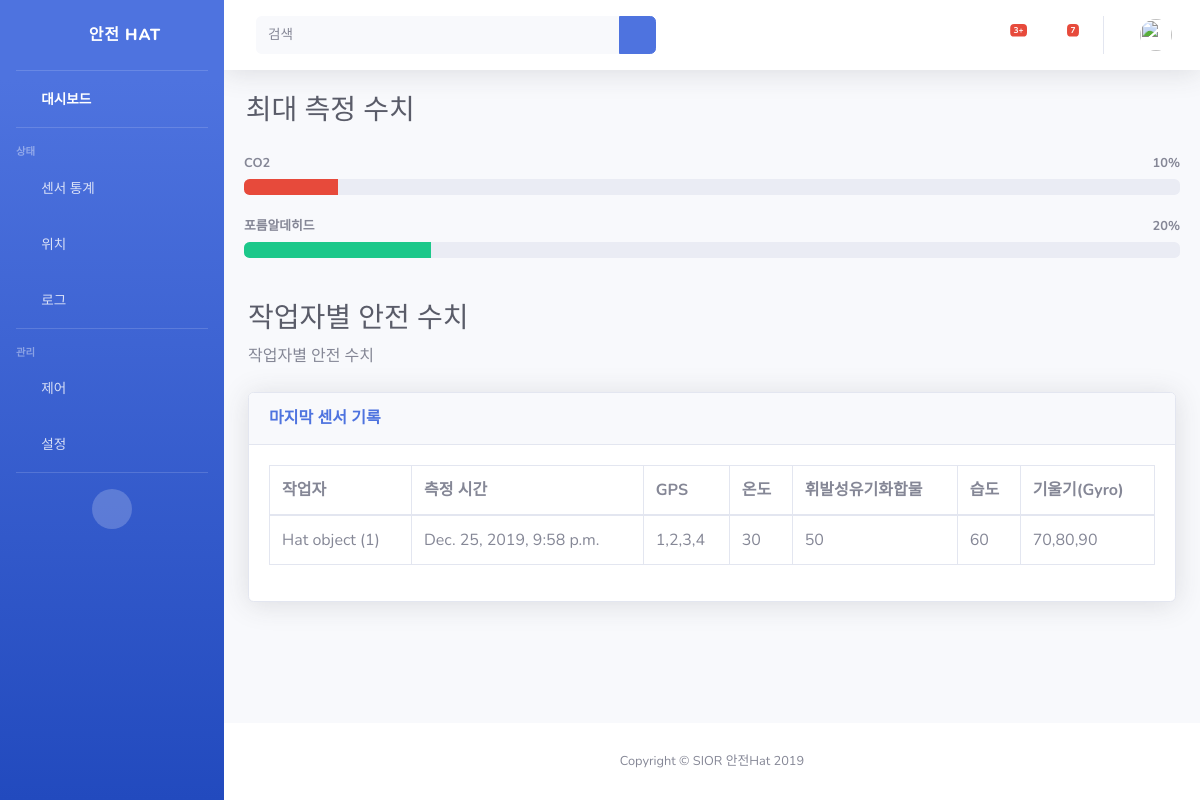
The app's page /home/statistics, older data.
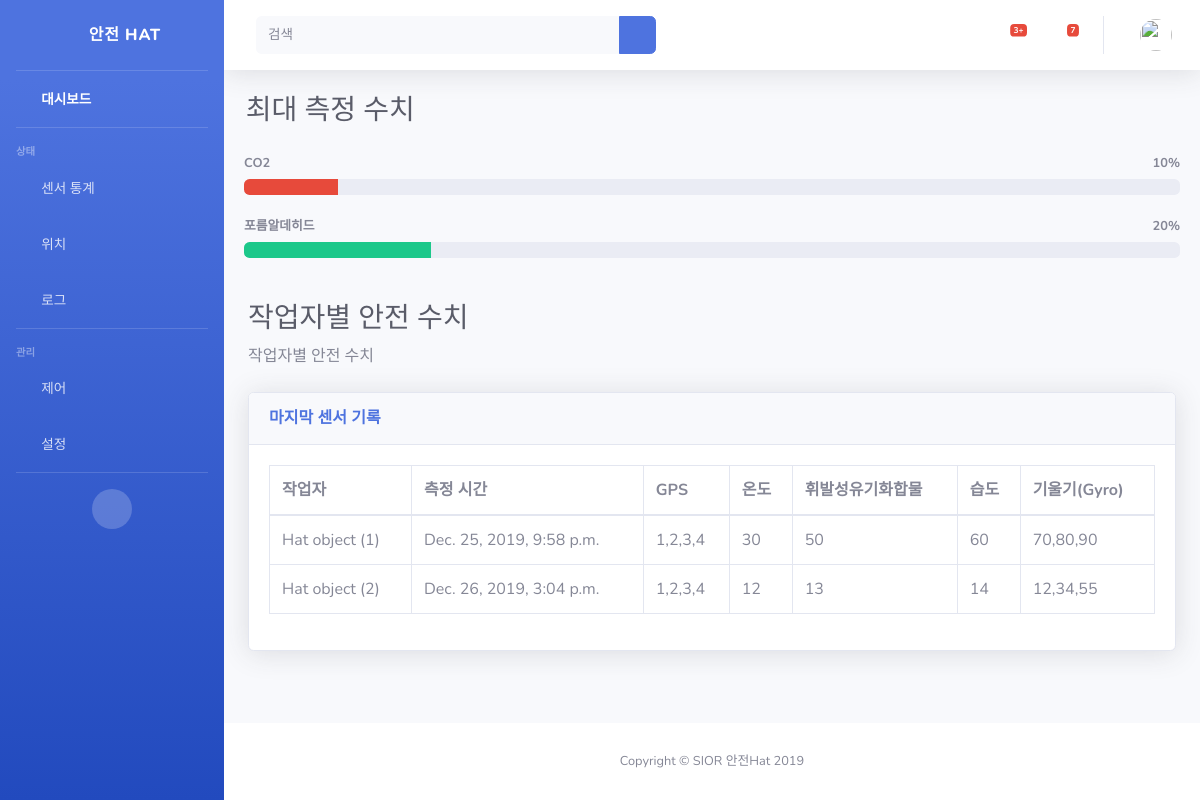
The same page, newer data.
### dashboard/models.py (models this page shows)
class SensorValue(models.Model):
    owner = models.ForeignKey(Hat, on_delete=models.CASCADE)        # 센서 값 소유자
    recordtime = models.DateTimeField(auto_now_add=True)            # 센서 값 기록 시간
    gps = models.CharField(max_length = MAX_LEN, null = True, blank = True) # GPS값
    temperature = models.IntegerField(null = True, blank = True)    # 온도 값
    voc = models.IntegerField(null = True, blank = True)            # voc 값
    humid = models.IntegerField(null = True, blank = True)          # 습도 값
    gyro = models.CharField(max_length = MAX_LEN, null = True, blank = True)    # 자이로 센서 값

class Hat(models.Model):
    id = models.AutoField(primary_key = True)
    user_name = models.CharField(max_length = 50)
    employee_id = models.CharField(max_length = 100, null = True)
    phone_number = models.CharField(max_length = 20, null = True)
    job_position = models.CharField(max_length = MAX_LEN, null = True)
    last_location_gps_lat = models.CharField(max_length = MAX_LEN, null = True, blank = True)
    last_location_gps_lng = models.CharField(max_length = MAX_LEN, null = True, blank = True)
    last_location_str = models.CharField(max_length = MAX_LEN, null = True, blank = True)
    last_connect_date = models.DateTimeField(null = True, blank = True)

### dashboard/views.py (the view)
# urls.py: path('statistics', views.statistics)
def statistics(request):
    SensorValues = SensorValue.objects
    max_temperature = SensorValue.objects.all().aggregate(Max('temperature'))
    return render(request, 'statistics.html', {'SensorValues' : SensorValues})

### dashboard/templates/statistics.html (shortened to what this page needs)
{% extends "base.html" %}
{% load static %}
{% block content %}
<h1 class="h3 mb-2 text-gray-800"> &nbsp&nbsp&nbsp최대 측정 수치</h1>
<div class="card-body">
    <div>
      {% with max_co2=10 %}
      <h4 class="small font-weight-bold">CO2 <span class="float-right">{{max_co2}}%</span></h4>
      <div class="progress mb-4">
      {% if co2 < 20 %}
        <div class="progress-bar bg-normal" role="progressbar" style="width: {{max_co2}}%" aria-valuenow="20"
          aria-valuemin="0" aria-valuemax="100"></div>
      {% elif co2 < 40 %}
      <div class="progress-bar bg-success" role="progressbar" style="width: {{max_co2}}%" aria-valuenow="20"
      aria-valuemin="0" aria-valuemax="100"></div>
      {% elif co2 < 60 %}
      <div class="progress-bar bg-info" role="progressbar" style="width: {{max_co2}}%" aria-valuenow="20"
      aria-valuemin="0" aria-valuemax="100"></div>
      {% elif co2 < 80 %}
      <div class="progress-bar bg-warning" role="progressbar" style="width: {{max_co2}}%" aria-valuenow="20"
      aria-valuemin="0" aria-valuemax="100"></div>
      {% else %}
      <div class="progress-bar bg-danger" role="progressbar" style="width: {{max_co2}}%" aria-valuenow="20"
      aria-valuemin="0" aria-valuemax="100"></div>
      {% endif %}
      {% endwith %}
    </div>
    </div>
    <div>
      {% with co2=20 %}
      <h4 class="small font-weight-bold">포름알데히드 <span class="float-right">{{co2}}%</span></h4>
      <div class="progress mb-4">
      {% if co2 < 20 %}
        <div class="progress-bar bg-normal" role="progressbar" style="width: {{co2}}%" aria-valuenow="20"
          aria-valuemin="0" aria-valuemax="100"></div>
      {% elif co2 < 40 %}
      <div class="progress-bar bg-success" role="progressbar" style="width: {{co2}}%" aria-valuenow="20"
      aria-valuemin="0" aria-valuemax="100"></div>
      {% elif co2 < 60 %}
      <div class="progress-bar bg-info" role="progressbar" style="width: {{co2}}%" aria-valuenow="20"
      aria-valuemin="0" aria-valuemax="100"></div>
      {% elif co2 < 80 %}
      <div class="progress-bar bg-warning" role="progressbar" style="width: {{co2}}%" aria-valuenow="20"
      aria-valuemin="0" aria-valuemax="100"></div>
      {% else %}
      <div class="progress-bar bg-danger" role="progressbar" style="width: {{co2}}%" aria-valuenow="20"
      aria-valuemin="0" aria-valuemax="100"></div>
      {% endif %}
    </div>
    {% endwith %}
    </div>
  </div>
  <div class="container-fluid">
    <h1 class="h3 mb-2 text-gray-800">작업자별 안전 수치</h1>
    <p class="mb-4">작업자별 안전 수치</p>
    <div class="card shadow mb-4">
      <div class="card-header py-3">
        <h6 class="m-0 font-weight-bold text-primary">마지막 센서 기록</h6>
      </div>
      <div class="card-body">
        <div class="table-responsive">
          <table class="table table-bordered" id="dataTable" width="100%" cellspacing="1">
            <thead>
              <tr>
                <th>작업자</th>
                <th>측정 시간</th>
                <th>GPS</th>
                <th>온도</th>
                <th>휘발성유기화합물</th>
                <th>습도</th>
                <th>기울기(Gyro)</th>
              </tr>
            </thead>
            <tbody>
              {% for SensorValue in SensorValues.all %}
              <tr>
                <td>{{SensorValue.owner}}</td>
                <td>{{SensorValue.recordtime}}</td>
                <td>{{SensorValue.gps}}</td>
                <td>{{SensorValue.temperature}}</td>
                <td>{{SensorValue.voc}}</td>
                <td>{{SensorValue.humid}}</td>
                <td>{{SensorValue.gyro}}</td>
              </tr>
              {% endfor %}
            </tbody>
          </table>
        </div>
      </div>
    </div>
  </div>
</div>
{% endblock %}

### dashboard/templates/base.html (shortened to what this page needs)
{% load static %}
<!DOCTYPE html>
<html lang="kr">
<head>
  <link href="{% static 'vendor/fontawesome-free/css/all.min.css' %}" rel="stylesheet" type="text/css">
  <link href="{% static 'css/sb-admin-2.min.css' %}" rel="stylesheet">
</head>
<body id="page-top">
  <div id="wrapper">
  <ul class="navbar-nav bg-gradient-primary sidebar sidebar-dark accordion" id="accordionSidebar">
    <a class="sidebar-brand d-flex align-items-center justify-content-center" href="/">
      <div class="sidebar-brand-icon rotate-n-15">
        <i class="fas fa-laugh-wink"></i>
      </div>
      <div class="sidebar-brand-text mx-3">안전 Hat</div>
    </a>
    <hr class="sidebar-divider my-0">
    <li class="nav-item active">
      <a class="nav-link" href="/">
        <i class="fas fa-fw fa-tachometer-alt"></i>
        <span>대시보드</span></a>
    </li>
    <hr class="sidebar-divider">
    <div class="sidebar-heading">
      상태
    </div>
    <li class="nav-item">
      <a class="nav-link" href="statistics">
        <i class="fas fa-fw fa-chart-area"></i>
        <span>센서 통계</span></a>
    </li>
    <li class="nav-item">
      <a class="nav-link" href="location">
        <i class="fas fa-fw fa-table"></i>
        <span>위치</span></a>
    </li>
    <li class="nav-item">
      <a class="nav-link" href="log">
        <i class="fas fa-fw fa-table"></i>
        <span>로그</span></a>
    </li>
    <hr class="sidebar-divider d-none d-md-block">
    <div class="sidebar-heading">
      관리
    </div>
    <li class="nav-item">
      <a class="nav-link collapsed" href="#" data-toggle="collapse" data-target="#collapseUtilities" aria-expanded="true" aria-controls="collapseUtilities">
        <i class="fas fa-fw fa-wrench"></i>
        <span>제어</span>
      </a>
    </li>
    <li class="nav-item">
      <a class="nav-link collapsed" href="#" data-toggle="collapse" data-target="#collapseTwo" aria-expanded="true" aria-controls="collapseTwo">
        <i class="fas fa-fw fa-cog"></i>
        <span>설정</span>
      </a>
    </li>
    <hr class="sidebar-divider">
    <div class="text-center d-none d-md-inline">
      <button class="rounded-circle border-0" id="sidebarToggle"></button>
    </div>
  </ul>
  <div id="content-wrapper" class="d-flex flex-column">
    <div id="content">
      <nav class="navbar navbar-expand navbar-light bg-white topbar mb-4 static-top shadow">
        <form class="d-none d-sm-inline-block form-inline mr-auto ml-md-3 my-2 my-md-0 mw-100 navbar-search">
          <div class="input-group">
            <input type="text" class="form-control bg-light border-0 small" placeholder="검색" aria-label="Search" aria-describedby="basic-addon2">
            <div class="input-group-append">
              <button class="btn btn-primary" type="button">
                <i class="fas fa-search fa-sm"></i>
              </button>
            </div>
          </div>
        </form>
        <ul class="navbar-nav ml-auto">
          <li class="nav-item dropdown no-arrow mx-1">
          <a class="nav-link dropdown-toggle" href="#" id="alertsDropdown" role="button" data-toggle="dropdown" aria-haspopup="true" aria-expanded="false">
            <i class="fas fa-bell fa-fw"></i>
            <span class="badge badge-danger badge-counter">3+</span>
          </a>
          </li>
          <li class="nav-item dropdown no-arrow mx-1">
            <a class="nav-link dropdown-toggle" href="#" id="messagesDropdown" role="button" data-toggle="dropdown" aria-haspopup="true" aria-expanded="false">
              <i class="fas fa-envelope fa-fw"></i>
              <span class="badge badge-danger badge-counter">7</span>
            </a>
          </li>
            <li class="nav-item dropdown no-arrow">
              <a class="nav-link dropdown-toggle" href="#" id="userDropdown" role="button" data-toggle="dropdown" aria-haspopup="true" aria-expanded="false">
                <img class="img-profile rounded-circle" src="https://source.unsplash.com/QAB-WJcbgJk/60x60">
              </a>
            </li>
        </ul>
      </nav>
      {% block content %}{% endblock %}
    <footer class="sticky-footer bg-white">
      <div class="container my-auto">
        <div class="copyright text-center my-auto">
          <span>Copyright &copy; SIOR 안전Hat 2019</span>
        </div>
      </div>
    </footer>
    </div>
  </div>
</body>
</html>

Row changes from the older to the newer data that the page shows:
added SensorValue: owner "Hat object (2)", recordtime "Dec. 26, 2019, 3:04 p.m.", gps "1,2,3,4", temperature "12", voc "13", humid "14", gyro "12,34,55"
